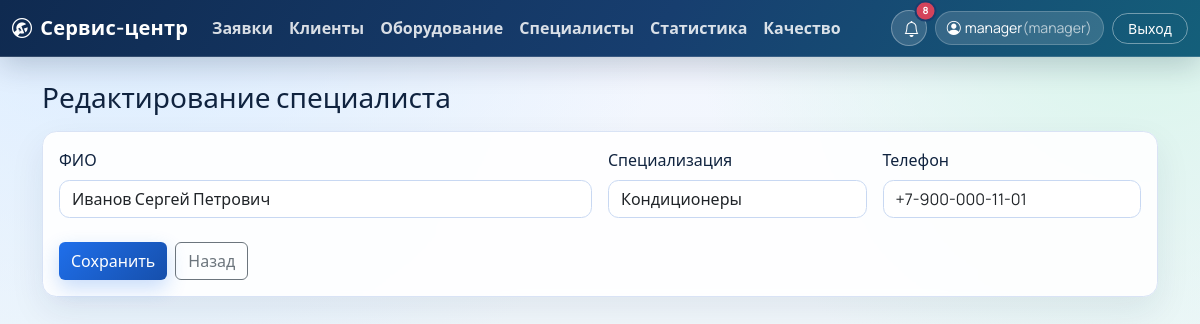
The app's page /masters/1/edit (signed in) with its own data.
### app/models.py (models this page shows, shortened)
class User(UserMixin, db.Model):
    __tablename__ = "users"
    user_id = db.Column(db.Integer, primary_key=True)
    login = db.Column(db.String(60), unique=True, nullable=False)
    password_hash = db.Column(db.String(255), nullable=False)
    role_id = db.Column(db.Integer, db.ForeignKey("roles.role_id"), nullable=False)
    master_id = db.Column(db.Integer, db.ForeignKey("masters.master_id"), nullable=True)
    role = db.relationship("Role", back_populates="users")
    master = db.relationship("Master", back_populates="user")
    comments = db.relationship("RequestComment", back_populates="user", lazy="dynamic")
    notifications = db.relationship("StatusNotification", back_populates="user", lazy="dynamic")
    @property
    def role_name(self) -> str:
        if self.role is None:
            return ""
        return self.role.role_name

class Role(db.Model):
    __tablename__ = "roles"
    role_id = db.Column(db.Integer, primary_key=True)
    role_name = db.Column(db.String(50), unique=True, nullable=False)
    users = db.relationship("User", back_populates="role", lazy="dynamic")

class Master(db.Model):
    __tablename__ = "masters"
    master_id = db.Column(db.Integer, primary_key=True)
    full_name = db.Column(db.String(150), nullable=False)
    specialization = db.Column(db.String(120), nullable=False)
    phone = db.Column(db.String(30), nullable=False)
    user = db.relationship("User", back_populates="master", uselist=False)
    assigned_requests = db.relationship("Request", back_populates="master", lazy="dynamic")
    collaboration_requests = db.relationship("RequestCollaborator", back_populates="master", lazy="dynamic")

### app/routes.py (the view, shortened to what this page needs)
    @app.route("/masters/<int:master_id>/edit", methods=["GET", "POST"])
    @login_required
    @role_required("admin", "manager")
    def masters_edit(master_id: int):
        master = Master.query.get_or_404(master_id)
        return render_template("masters_form.html", master=master)

### app/__init__.py (called while the page is built)
@login_manager.user_loader
def load_user(user_id: str):
    return db.session.get(User, int(user_id))

### app/routes.py (called while the page is built, shortened)
def _visible_notifications_query(user: User):
    notifications_query = StatusNotification.query.order_by(StatusNotification.created_at.desc())
    if user.role_name != "master":
        return notifications_query

### app/templates/masters_form.html (shortened to what this page needs)
{% extends 'base.html' %}
{% block content %}
<h1 class="h3 mb-3">{% if master %}Редактирование специалиста{% else %}Новый специалист{% endif %}</h1>
<form method="post" class="card card-body">
  <div class="row g-3">
    <div class="col-md-6">
      <label class="form-label">ФИО</label>
      <input class="form-control" name="full_name" required value="{{ master.full_name if master else '' }}">
    </div>
    <div class="col-md-3">
      <label class="form-label">Специализация</label>
      <input class="form-control" name="specialization" required value="{{ master.specialization if master else '' }}">
    </div>
    <div class="col-md-3">
      <label class="form-label">Телефон</label>
      <input class="form-control" name="phone" required value="{{ master.phone if master else '' }}">
    </div>
  </div>
  <div class="mt-4 d-flex gap-2">
    <button class="btn btn-primary" type="submit">Сохранить</button>
    <a class="btn btn-outline-secondary" href="{{ url_for('masters_list') }}">Назад</a>
  </div>
</form>
{% endblock %}

### app/templates/base.html (shortened to what this page needs)
<!doctype html>
<html lang="ru">
<head>
  <link href="https://cdn.jsdelivr.net/npm/bootstrap@5.3.5/dist/css/bootstrap.min.css" rel="stylesheet">
  <link href="https://cdn.jsdelivr.net/npm/bootstrap-icons@1.11.3/font/bootstrap-icons.min.css" rel="stylesheet">
  <link href="{{ url_for('static', filename='css/style.css') }}" rel="stylesheet">
</head>
<body>
  {% if current_user.is_authenticated %}
  <nav class="navbar navbar-expand-lg navbar-dark app-navbar mb-4">
    <div class="container-fluid">
      <a class="navbar-brand app-brand" href="{{ url_for('dashboard') }}">
        <i class="bi bi-wrench-adjustable-circle me-2"></i>Сервис-центр
      </a>
      <div class="collapse navbar-collapse" id="navMenu">
        <ul class="navbar-nav me-auto mb-2 mb-lg-0">
          <li class="nav-item"><a class="nav-link" href="{{ url_for('requests_list') }}">Заявки</a></li>
          {% if current_user.role_name in ['admin', 'operator', 'manager'] %}
          <li class="nav-item"><a class="nav-link" href="{{ url_for('clients_list') }}">Клиенты</a></li>
          <li class="nav-item"><a class="nav-link" href="{{ url_for('equipment_list') }}">Оборудование</a></li>
          <li class="nav-item"><a class="nav-link" href="{{ url_for('masters_list') }}">Специалисты</a></li>
          {% endif %}
          {% if current_user.role_name in ['admin', 'operator', 'manager'] %}
          <li class="nav-item"><a class="nav-link" href="{{ url_for('stats_page') }}">Статистика</a></li>
          {% endif %}
          <li class="nav-item"><a class="nav-link" href="{{ url_for('quality_page') }}">Качество</a></li>
        </ul>
        <div class="d-flex align-items-center gap-2 ms-auto">
          <div class="dropdown">
            <button class="btn app-icon-btn position-relative" type="button" data-bs-toggle="dropdown" aria-expanded="false" title="Уведомления">
              <i class="bi bi-bell"></i>
              {% if navbar_notification_count > 0 %}
              <span class="position-absolute top-0 start-100 translate-middle badge rounded-pill app-badge">
                {{ navbar_notification_count if navbar_notification_count < 100 else '99+' }}
              </span>
              {% endif %}
            </button>
          </div>
          <div class="app-profile-chip">
            <i class="bi bi-person-circle me-1"></i>
            {{ current_user.login }}
            <span class="text-muted">({{ current_user.role_name }})</span>
          </div>
          <a class="btn btn-sm app-logout-btn" href="{{ url_for('logout') }}">Выход</a>
        </div>
      </div>
    </div>
  </nav>
  {% endif %}
  <main class="container pb-5">
    {% block content %}{% endblock %}
  </main>
</body>
</html>

### app/static/css/style.css (style rules this page uses)
:root { --bg-1: #f3f6ff; --bg-2: #eef8f5; --surface: rgba(255, 255, 255, 0.9); --line: #d9e3f5; --text-main: #10233f; --text-soft: #5f6f87; --brand: #1f6feb; --brand-dark: #164fab; --accent: #1fbf75; --danger: #d4435b; --shadow: 0 14px 35px rgba(11, 33, 74, 0.08); }
body { font-family: "Manrope", "Segoe UI", sans-serif; color: var(--text-main); background: radial-gradient(circle at 10% -10%, #d9ecff 0%, transparent 40%), radial-gradient(circle at 95% 0%, #d8f5ea 0%, transparent 32%), linear-gradient(180deg, var(--bg-1) 0%, var(--bg-2) 100%); min-height: 100vh; }
.app-navbar { background: linear-gradient(120deg, #0f2a50 0%, #173e6f 55%, #145f7a 100%); border-bottom: 1px solid rgba(255, 255, 255, 0.15); box-shadow: 0 8px 30px rgba(6, 27, 56, 0.2); }
.app-brand { font-weight: 700; letter-spacing: 0.2px; color: #fff; }
.navbar .nav-link { color: rgba(255, 255, 255, 0.84); font-weight: 600; }
.app-icon-btn { width: 2.25rem; height: 2.25rem; border-radius: 999px; border: 1px solid rgba(255, 255, 255, 0.3); background: rgba(255, 255, 255, 0.15); color: #fff; }
.app-badge { background: var(--danger); border: 2px solid #173e6f; font-size: 0.62rem; }
.app-profile-chip { display: inline-flex; align-items: center; border-radius: 999px; padding: 0.36rem 0.7rem; color: #fff; background: rgba(255, 255, 255, 0.14); border: 1px solid rgba(255, 255, 255, 0.2); font-size: 0.88rem; }
.app-profile-chip .text-muted { color: rgba(255, 255, 255, 0.65) !important; }
.app-logout-btn { border-radius: 999px; border: 1px solid rgba(255, 255, 255, 0.4); color: #fff; background: transparent; padding-inline: 0.95rem; }
.card { border: 1px solid var(--line); border-radius: 0.9rem; background: var(--surface); box-shadow: var(--shadow); backdrop-filter: blur(3px); }
.btn-primary { background: linear-gradient(135deg, var(--brand) 0%, var(--brand-dark) 100%); border: 0; box-shadow: 0 8px 20px rgba(31, 111, 235, 0.24); }
.form-control, .form-select { border-color: #c8d8f2; border-radius: 0.65rem; }

### records on screen
User: login "manager"
Role: role_name "manager"
Master: full_name "Иванов Сергей Петрович", specialization "Кондиционеры", phone "+7-900-000-11-01"
